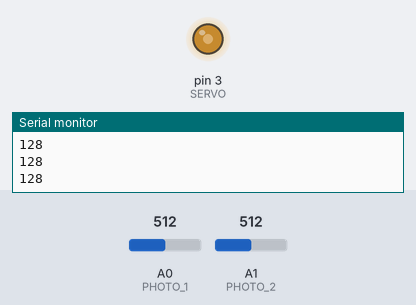
Simulated run of this sketch. Board: Arduino Uno, built with avr-gcc and run on an emulated ATmega328P. Shown: output pins drawn as LEDs (lit = HIGH), the last lines printed to the serial monitor. Inputs (shaded band) come from the test bench; at power-on: A0 (PHOTO_1) = 512, A1 (PHOTO_2) = 512.

Above: at 1.2 s.
1.3 s: A0 (PHOTO_1) set to 716
At 1.45 s:
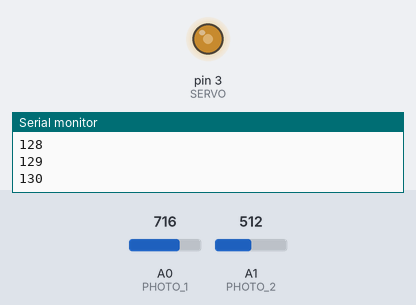
4.3 s: A0 (PHOTO_1) set to 306
7.3 s: A1 (PHOTO_2) set to 245
8.8 s: A1 (PHOTO_2) set to 115
10.3 s: A1 (PHOTO_2) set to 97
At 15.05 s:
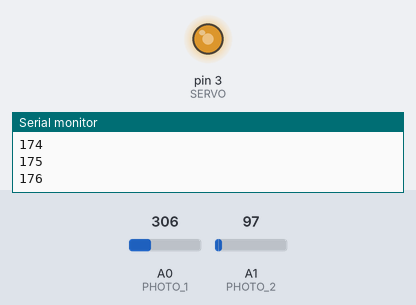
Timing chart, 0 to 18.3 s (numbered marks = the images above; inputs shaded):
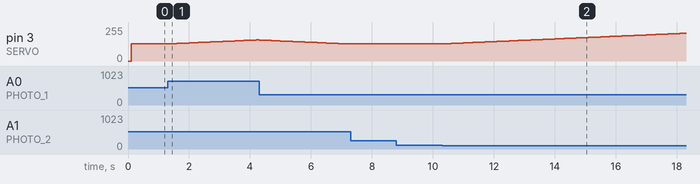

The sketch:

MG995_photoresistor_integration_test.ino
```cpp
#include "TimerOne.h"

const int PHOTO_1 = 0;
const int PHOTO_2 = 1;
const int SERVO = 3;

int suggestedSpin = 0;
unsigned int pulse = 128;
int spin = 1;

const int threshold_low = 100;
const int threshold_high = 200;
int threshold;
const bool reversed = false;

void setup() {
  pinMode(SERVO, OUTPUT);
  pinMode(A0, INPUT);
  pinMode(A1, INPUT);
  Serial.begin(9600);

  Timer1.initialize(100000);
  Timer1.attachInterrupt(handleServo);
}

void loop() {

}

void handleServo() {
  setSuggestedSpin();
  setPulse();
}

void setSuggestedSpin() {
  int p1, p2;
  if (!reversed) {
     p1 = analogRead(PHOTO_1);
     p2 = analogRead(PHOTO_2);
  } else {
     p1 = analogRead(PHOTO_2);
     p2 = analogRead(PHOTO_1);
  }

  if (p1 > p2) {
    if (p1 - p2 > threshold) {
      suggestedSpin = 1;
      threshold = threshold_low;
    } else if (p1 - p2 < threshold) {
      suggestedSpin = 0;
      threshold = threshold_high;
    }
  } else if (p2 > p1) {
    if (p1 - p2 < -threshold) {
      suggestedSpin = -1;
      threshold = threshold_low;
    } else if (p1 - p2 > -threshold) {
      suggestedSpin = 0;
      threshold = threshold_high;
    }
  }
}

void setPulse() {
  if (suggestedSpin == -1) {
    if (pulse > 0) {
      pulse = pulse + suggestedSpin;
    }
  } else if (suggestedSpin == 1) {
    if (pulse < 255) {
      pulse = pulse + suggestedSpin;
    }
  }

  Serial.println(pulse);
  analogWrite(SERVO, pulse);
}
```

Measured:
- after the input at 1.3 s, pin 3 (SERVO): moves from 128/255 to 158/255 over 2.9 s, starting at once
- after the input at 7.3 s, pin 3 (SERVO): stays 128/255 (without the input it goes to 127/255 after 0.00 s)
- after the input at 10.3 s, pin 3 (SERVO): moves from 128/255 to 208/255 over 7.9 s, starting at once
